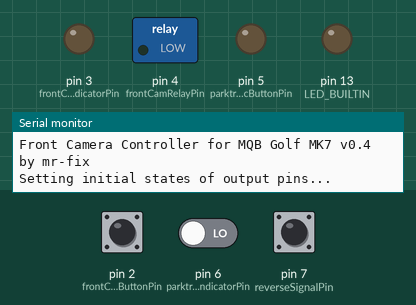
Recording of a sketch running on a simulated Arduino Uno, built with avr-gcc and run on an emulated ATmega328P. Shown: switched loads named in the sketch (green lamp = pin HIGH), output pins drawn as LEDs (lit = HIGH), the last lines printed to the serial monitor. Inputs (shaded band) come from the test bench; at power-on: pin 2 (frontCamButtonPin) HIGH, pin 6 (parktronicIndicatorPin) LOW, pin 7 (reverseSignalPin) HIGH.

Above: at 1.2 s.
1.3 s: pin 2 (frontCamButtonPin) pulled LOW for 0.15 s
At 2.1 s:
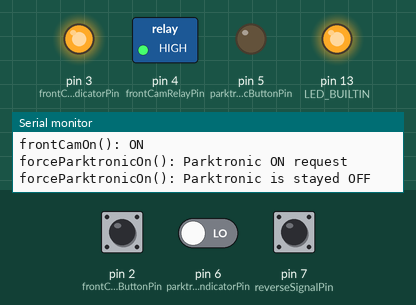
3.1 s: pin 6 (parktronicIndicatorPin) driven HIGH
At 4.2 s:
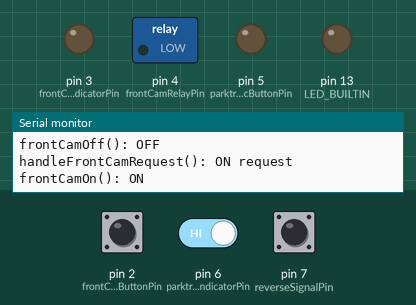
4.6 s: pin 6 (parktronicIndicatorPin) driven LOW
At 5.6 s:
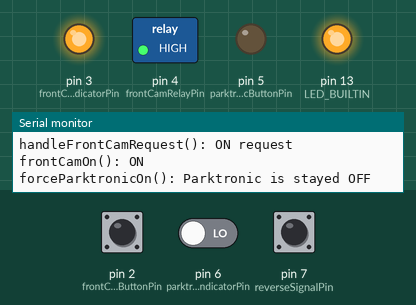
6.1 s: pin 2 (frontCamButtonPin) pulled LOW for 0.15 s
At 6.8 s:
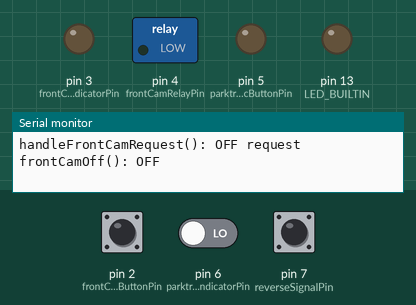
Timing chart, 0 to 8.8 s (numbered marks = the images above; inputs shaded):
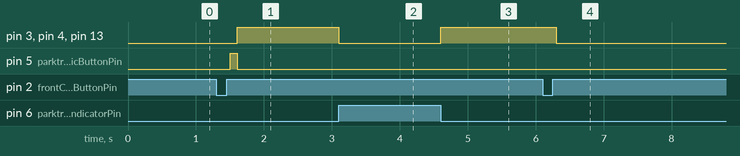

The sketch:

frontCamController.ino
```cpp
/* Front Camera Controller for MQB Golf MK7 by mr-fix
 * Requires RVC-High to be installed and working in the vehicle
 * https://github.com/mrfixpl/front-cam-MQB-DIY
 * NOT FOR COMMERCIAL USE
 *
 * https://github.com/mathertel/OneButton library was used. And the library is awesome!
 *
 * Might be cool to use WS2812 as the indicator and dynamicly control the color of the button.
 * not sure what's the actual function RGB light here, but still would be cool
 *
 * Need to thing about the parktronic system being triggered when driving forward slowly and approaching obsticle. this turns on sensors display, but not the camera
 *
 */

#include <Arduino.h> // required for Arduino-specific support
#include <OneButton.h> // library to handle button events

/* constants */
const String softwareIdentification = "Front Camera Controller for MQB Golf MK7 v0.4 by mr-fix";
const int frontCamButtonPin = 2; // custom button to trigger Front Camera
const int frontCamIndicatorPin = 3; // custom indicator for Front Camera state, should use PWM for brightness control
const int frontCamRelayPin = 4; // relay to control video feed, LOW for RVC, HIGH for Front Camera
const int parktronicButtonPin = 5; // OEM Parktronic button, to trigger parktronic system when front cam button is pressed but RVC is off
const int parktronicIndicatorPin = 6; // OEM Parktronic indicator
const int reverseSignalPin = 7; //reverse gear engaged signal

/* variables */
boolean frontCamState = LOW;
boolean frontCamRequest = LOW;
boolean frontCamIndicatorState = LOW;
boolean frontCamRelayState = LOW;
boolean parktronicState = LOW;
boolean reverseSignalState = LOW;
boolean frontCamOffByUser = LOW;

/* settings */
OneButton frontCamButton = OneButton(frontCamButtonPin,true,true); // pin, LOW state when active, internal pull-up
const int parktronicButtonPressDuration = 100; //how long press the parktronic button to force start the system
// TODO? frontCamIndicatorPin might need PWM control for brightness adjustment

void setup() {
  //for development purposes
  pinMode(LED_BUILTIN, OUTPUT);
  Serial.begin(115200);
  Serial.println("");
  Serial.println(softwareIdentification);

  // outputs
  pinMode(frontCamIndicatorPin, OUTPUT);
  pinMode(frontCamRelayPin, OUTPUT);
  pinMode(parktronicButtonPin, OUTPUT);
  setInitialStates();

  // inputs
  pinMode(parktronicIndicatorPin, INPUT);
  pinMode(reverseSignalPin, INPUT);

  //events
  frontCamButton.attachClick(toggleFrontCamRequest);
  //frontCamButton.attachLongPressStart(longPressFunction); //devel
  //frontCamButton.attachLongPressStop(longPressReleaseFunction); //devel
  //frontCamButton.attachDuringLongPress(lonPressContinuesFunction); //devel
}

void loop() {
  checkInputPinStates();
  frontCamButton.tick();

  handleFrontCamRequest();
  handleAutomaticFrontCamTrigger();
  handleFrontCamOffByUser();

  updateFrontCamRelayPin();
  updateFrontCamIndicatorPin();
}

void setInitialStates() {
  Serial.println("Setting initial states of output pins...");
  digitalWrite(frontCamIndicatorPin, LOW);
  digitalWrite(frontCamRelayPin, LOW);
  digitalWrite(parktronicButtonPin, LOW);
}

void checkInputPinStates() {
  parktronicState = digitalRead(parktronicIndicatorPin);
  reverseSignalState = digitalRead(reverseSignalPin);
}

void handleFrontCamRequest() {
  if(frontCamRequest != frontCamState)
  {
    if(frontCamRequest == HIGH)
    {
      Serial.println("handleFrontCamRequest(): ON request");
      frontCamOffByUser = LOW;
      frontCamOn();
    }
    else
    {
      Serial.println("handleFrontCamRequest(): OFF request");
      frontCamOffByUser = HIGH;
      frontCamOff();
    }
  }
}

void handleAutomaticFrontCamTrigger() {
  //if camera is off, parktronic indicator is on, reverse gear is off, user did not force turned it off
  if(parktronicState == HIGH && reverseSignalState == LOW && frontCamState == LOW && frontCamOffByUser == LOW) {
    Serial.println("handleAutomaticFrontCamTrigger(): ON request");
    frontCamOn();
  }
  if(parktronicState == HIGH && reverseSignalState == HIGH && frontCamState == HIGH) {
    Serial.println("handleAutomaticFrontCamTrigger(): OFF request");
    frontCamOff();
  }
}

void frontCamOn() {
   Serial.println("frontCamOn(): ON");
   frontCamState = HIGH;
   frontCamRelayState = HIGH;
   frontCamIndicatorState = HIGH;
   forceParktronicOn();
}

void frontCamOff() {
  Serial.println("frontCamOff(): OFF");
  frontCamState = LOW;
  frontCamIndicatorState = LOW;
  frontCamRelayState = LOW;
}

void forceParktronicOn() {
  if(parktronicState == LOW)
  {
    Serial.println("forceParktronicOn(): Parktronic ON request");
    digitalWrite(parktronicButtonPin, HIGH);
    delay(parktronicButtonPressDuration);
    digitalWrite(parktronicButtonPin, LOW);
  }

  checkInputPinStates();

  if(parktronicState == HIGH) {
    Serial.println("forceParktronicOn(): Parktronic ON successfully");
  }
  else
  {
    Serial.println("forceParktronicOn(): Parktronic is stayed OFF");
  }
}

void handleFrontCamOffByUser() {
  if(frontCamOffByUser == HIGH && parktronicState == LOW) {
    frontCamOffByUser == LOW;
  }
}

void updateFrontCamRelayPin() {
  digitalWrite(frontCamRelayPin, frontCamRelayState);
}

void updateFrontCamIndicatorPin() {
  digitalWrite(frontCamIndicatorPin, frontCamIndicatorState);
  digitalWrite(LED_BUILTIN, frontCamIndicatorState);
}

void toggleFrontCamRequest() {
  frontCamRequest = frontCamRequest ? LOW : HIGH;
  Serial.print("toggleFrontCamRequest(): FrontCam requested state: ");
  Serial.println(frontCamRequest);
}
```

Measured:
- after the input at 1.3 s, pin 3 (frontCamIndicatorPin), pin 4 (frontCamRelayPin), pin 13 (LED_BUILTIN): LOW → HIGH after 0.31 s; pin 5 (parktronicButtonPin): LOW → HIGH after 0.21 s, → LOW 0.10 s later
- after the input at 3.1 s, pin 3 (frontCamIndicatorPin), pin 4 (frontCamRelayPin), pin 13 (LED_BUILTIN): HIGH → LOW at once
- after the input at 4.6 s, pin 3 (frontCamIndicatorPin), pin 4 (frontCamRelayPin), pin 13 (LED_BUILTIN): LOW → HIGH at once
- after the input at 6.1 s, pin 3 (frontCamIndicatorPin), pin 4 (frontCamRelayPin), pin 13 (LED_BUILTIN): HIGH → LOW after 0.20 s
